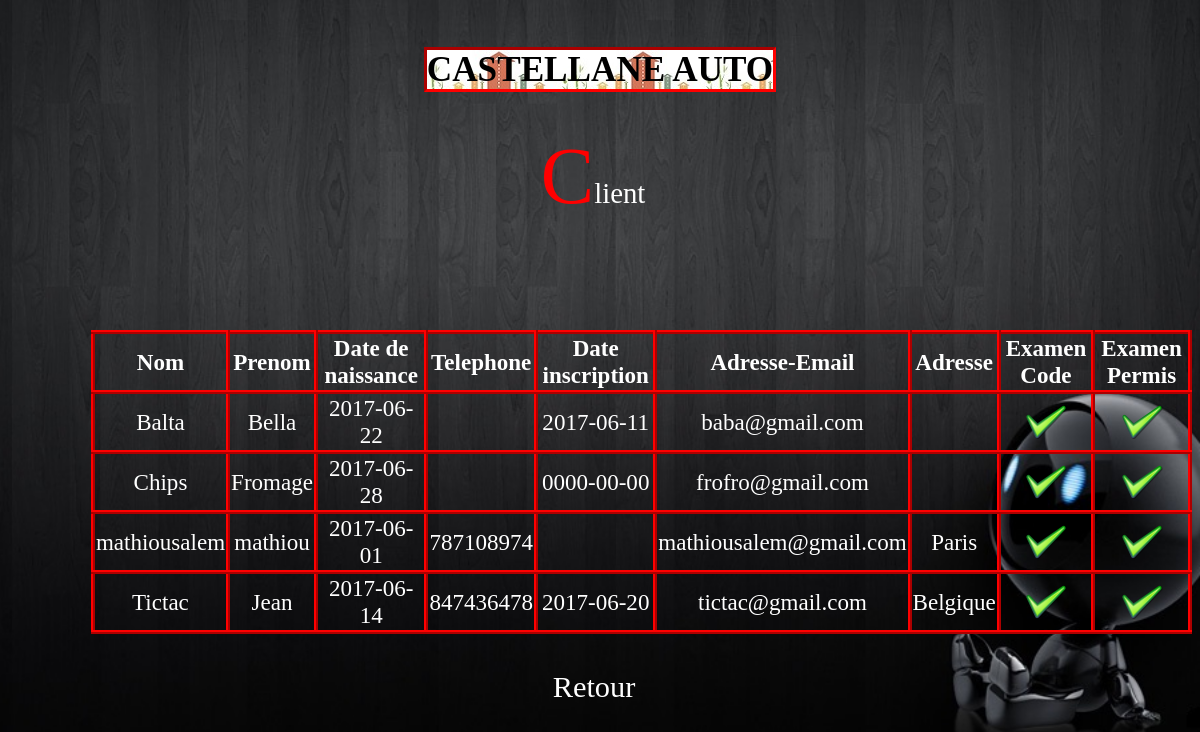
Screenshot of /sitePPE/Admin/connect/lister.php with the database file from the repository.
### tables this page shows
CREATE TABLE `client` (
  `NumC` int(11) NOT NULL,
  `NOM` char(30) NOT NULL,
  `PRENOM` char(30) NOT NULL,
  `DATE_N` date DEFAULT NULL,
  `TELEPHONE` int(11) DEFAULT NULL,
  `DATE_INSCRIPTION` date DEFAULT NULL,
  `MDP` varchar(255) DEFAULT NULL,
  `EMAIL` varchar(255) NOT NULL,
  `MODE_FACTURATION` varchar(30) DEFAULT NULL,
  `ADRESSE` varchar(255) DEFAULT NULL,
  `CODE` varchar(22) DEFAULT NULL,
  `PERMIS` varchar(22) DEFAULT NULL
);

### sitePPE/Admin/connect/lister.php (the view, shortened to what this page needs)
<html>
<head>
<link rel="stylesheet" href="css/lister.css"/>
  <body>
  <br>
  <h1 class="ee"><mark>Castellane Auto</mark></h1>
  <br>
 <a class="P">C</a><a>lient</a>
<?php
try
{
	$bdd = new PDO('mysql:dbname=castellane2;host=localhost', 'root', '');
$bdd->setAttribute(PDO::ATTR_ERRMODE, PDO::ERRMODE_EXCEPTION);
$bdd->setAttribute(PDO::ATTR_DEFAULT_FETCH_MODE, PDO::FETCH_ASSOC);
}
catch(Exception $e)
{
        die('Erreur : '.$e->getMessage());
}
$reponse = $bdd->query('SELECT * FROM client ORDER BY Nom  ');
?>
<table>
<tr>
    <th> <strong>Nom</strong></th> <br>
	 <th>  <strong>Prenom</strong></th>
	 <th>  <strong>Date de naissance</strong></th>
	 <th>  <strong>Telephone </strong></th><br>
	 <th>  <strong>Date inscription  </strong></th><br>
	 <th>  <strong>Adresse-Email </strong></th><br>
	 <th>  <strong>Adresse </strong></th> <br>
	 	 <th>  <strong>Examen Code</strong></th> <br>
	  <th>  <strong>Examen Permis</strong></th> <br>
</tr>
<?php
while ($donnees = $reponse->fetch())
{
?>
<tr>
<td><?php echo $donnees['NOM']; ?></td>
<td><?php echo $donnees['PRENOM']; ?></td>
<td><?php echo $donnees['DATE_N']; ?></td>
<td><?php echo $donnees['TELEPHONE']; ?></td>
<td><?php echo $donnees['DATE_INSCRIPTION']; ?></td>
<td><?php echo $donnees['EMAIL']; ?></td>
<td><?php echo $donnees['ADRESSE']; ?></td>
<td><?php
if ( $donnees['CODE']=="Array")
{
	 ?> <img src='ok2.png'/><?php
}
else
{
	 ?> <img src='tt.png'/><?php
}
?></td>
<td><?php
if ( $donnees['PERMIS']=="Array")
{
	 ?> <img src='ok2.png'/><?php
}
else
{
	 ?> <img src='tt.png'/><?php
} ?></td>
</tr>
<?php
}
?>
</table>
<br>
<br>
<a class= "joel" href="http://localhost/sitePPE/Admin/connect/co.php">Retour</a>
      </body>
</html>

### sitePPE/Admin/connect/css/lister.css (style rules this page uses)
body { background-image: url("407.jpg"); background-attachment: fixed; background-size: cover; background-position: center; }
table { border-collapse: collapse; color:white; text-align:center; font-size:120%; margin-left:7%; }
td, th { border: 4px inset red; font-size:120%; }
mark { background-color:red; background-image:url("à.jpg"); border: 3px inset red; }
.ee { text-align:center; font-size:220%; text-transform: uppercase; font-weight:bold; }
.P { margin-left: 45%; font-size: 500%; color: red; }
a { text-decoration:none; color:white; font-size:180%; }
.joel { margin-left:46%; color:white; font-size:190%; }

### rows the page displays
client: NOM "Balta", PRENOM "Bella", DATE_N "2017-06-22", DATE_INSCRIPTION "2017-06-11", EMAIL "baba@gmail.com"
client: NOM "Chips", PRENOM "Fromage", DATE_N "2017-06-28", DATE_INSCRIPTION "0000-00-00", EMAIL "frofro@gmail.com"
client: NOM "mathiousalem", PRENOM "mathiou", DATE_N "2017-06-01", TELEPHONE "787108974", EMAIL "mathiousalem@gmail.com", ADRESSE "Paris"
client: NOM "Tictac", PRENOM "Jean", DATE_N "2017-06-14", TELEPHONE "847436478", DATE_INSCRIPTION "2017-06-20", EMAIL "tictac@gmail.com", ADRESSE "Belgique"
